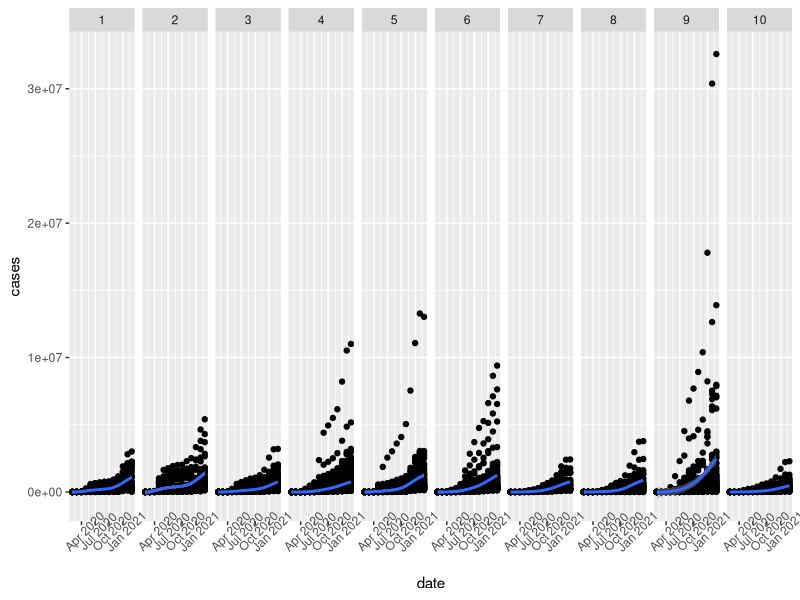
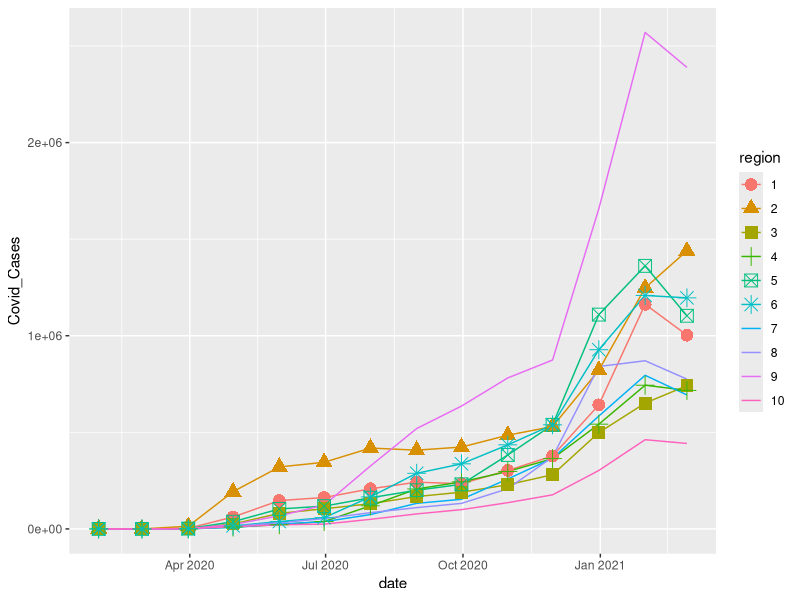
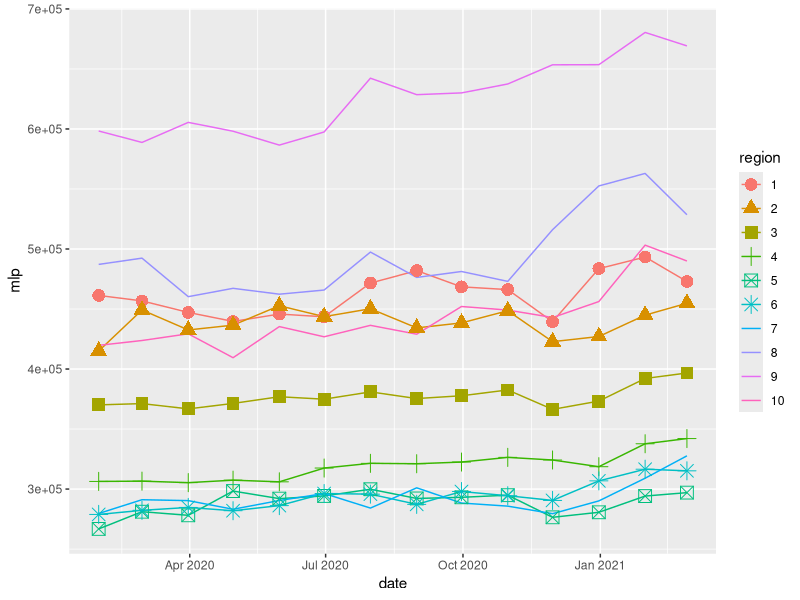
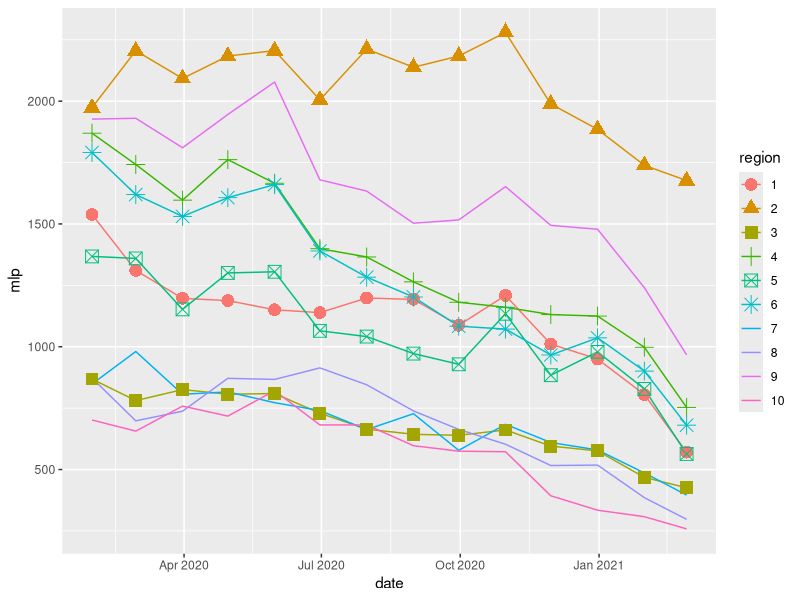
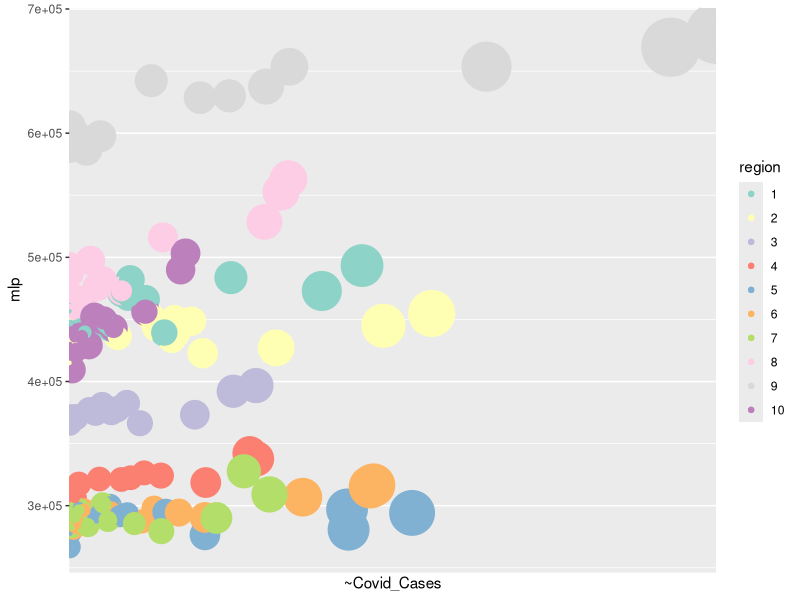

Recreate these plots in R, in order.
## ---- chunk 1
library(tidyverse)
data <- read_csv("data/project_data.csv")[,-1]
data <- na.omit(data)
head(data)
names(data)
unique(data$date)
unique(data$county_fips) # 986
unique(data$state) # 51
## ---- chunk 2
data$region <- 0
for (i in 1:nrow(data)) {
  if (data$state[i] %in% c("connecticut","maine","massachusetts","new hampshire","rhode island", "vermont")) {
    data$region[i] <- 1
  } else if (data$state[i] %in% c("new jersey", "new york", "puerto rico")) {
    data$region[i] <- 2
  } else if (data$state[i] %in% c("delaware", "district of columbia", "maryland", "pennsylvania", "virginia", "west virginia")) {
    data$region[i] <- 3
  } else if (data$state[i] %in% c("alabama", "florida", "georgia", "kentucky", "mississippi", "north carolina", "south carolina", "tennessee")) {
    data$region[i] <- 4
  } else if (data$state[i] %in% c("illinois", "indiana", "michigan", "minnesota", "ohio", "wisconsin")) {
    data$region[i] <- 5
  } else if (data$state[i] %in% c("arkansas", "louisiana", "new mexico", "oklahoma", "texas")) {
    data$region[i] <- 6
  } else if (data$state[i] %in% c("iowa", "kansas", "missouri", "nebraska")) {
    data$region[i] <- 7
  } else if (data$state[i] %in% c("colorado", "montana", "north dakota", "south dakota", "utah", "wyoming")) {
    data$region[i] <- 8
  } else if (data$state[i] %in% c("arizona", "california", "hawaii", "nevada", "american samoa", "guam", "northern mariana islands")) {
    data$region[i] <- 9
  } else if (data$state[i] %in% c( "alaska", "idaho", "oregon", "washington")) {
    data$region[i] <- 10
  }
}
data$region <- as.factor(data$region)
# Region I: Connecticut, Maine, Massachusetts, New Hampshire, Rhode Island, Vermont
# Region II: New Jersey, New York, Puerto Rico, US Virgin Islands
# Region III: Delaware, District of Columbia, Maryland, Pennsylvania, Virginia, West Virginia
# Region IV: Alabama, Florida, Georgia, Kentucky, Mississippi, North Carolina, South Carolina, Tennessee
# Region V: Illinois, Indiana, Michigan, Minnesota, Ohio, Wisconsin
# Region VI: Arkansas, Louisiana, New Mexico, Oklahoma, Texas
# Region VII: Iowa, Kansas, Missouri, Nebraska
# Region VIII: Colorado, Montana, North Dakota, South Dakota, Utah, Wyoming
# Region IX: Arizona, California, Hawaii, Nevada, American Samoa, Guam, Northern Mariana Islands
# Region X: Alaska, Idaho, Oregon, Washington
## ---- chunk 3
library(ggplot2)
## ---- chunk 4
# ggplot(aes(x=date, y=cases), data=data) + 
#   geom_point() + geom_smooth()

ggplot(aes(x=date, y=cases), data=data) + 
  geom_point() + geom_smooth() +
  facet_grid(cols = vars(region)) +
  theme(axis.text.x=element_text(angle=45))
## ---- chunk 5
data%>%
  group_by(date,region)%>%
  summarise(Covid_Cases=mean(cases))%>%
  ungroup()%>%
  ggplot(aes(
    x=date,
    y=Covid_Cases,
    colour=region,
    group=region,
    shape=region
    ))+
  geom_line()+
  geom_point(size=4)
## ---- chunk 6
data%>%
  group_by(date,region)%>%
  summarise(mlp=mean(median_listing_price))%>%
  ungroup()%>%
  ggplot(aes(
    x=date,
    y=mlp,
    colour=region,
    group=region,
    shape=region
    ))+
  geom_line()+
  geom_point(size=4)

data%>%
  group_by(date,region)%>%
  summarise(mlp=mean(active_listing_count))%>%
  ungroup()%>%
  ggplot(aes(
    x=date,
    y=mlp,
    colour=region,
    group=region,
    shape=region
    ))+
  geom_line()+
  geom_point(size=4)

## ---- chunk 7
data%>%
  group_by(date,region)%>%
  summarise(Covid_Cases=mean(cases), mlp=mean(median_listing_price))%>%
  ungroup()%>%
  ggplot(aes(
        x = Covid_Cases,
        y = mlp,
        col = region
        )) +
       geom_point(mapping = aes(size = mlp)) +
      geom_point(aes(size = Covid_Cases)) +
      scale_size(range = c(1, 20), guide = FALSE) +
      scale_x_discrete(aes(label = Covid_Cases)) +
      scale_color_brewer(palette = "Set3")
## ---- chunk 8

